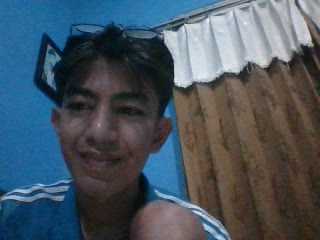
#> input picture frame 23 of output.avi, 320 x 240 px, given in place of the camera
$ jupyter execute tugas_sesi_3_deteksiObjek.ipynb
#> lines starting #> are read from the running program, lines starting #| are printed output that depends on the picture; after the words box and inside, x2 and y2 are one past the last pixel; in counts of white or black regions, pixels touching at a corner belong together
[cell 1]
import cv2

# Memuat classifier Haar Cascade untuk deteksi wajah dan senyuman
face_cascade = cv2.CascadeClassifier(cv2.data.haarcascades + 'haarcascade_frontalface_default.xml')
smile_cascade = cv2.CascadeClassifier(cv2.data.haarcascades + 'haarcascade_smile.xml')
glass_cascade = cv2.CascadeClassifier(cv2.data.haarcascades + 'haarcascade_eye_tree_eyeglasses.xml')
eyes_cascade = cv2.CascadeClassifier(cv2.data.haarcascades + 'haarcascade_eye.xml')


# Menangkap video dari kamera
cap =cv2.VideoCapture(0)

# mengatur ukuran frame
cap.set(cv2.CAP_PROP_FRAME_WIDTH, 320)
cap.set(cv2.CAP_PROP_FRAME_HEIGHT, 240)

# Mendefinisikan prameter output video
fileName = 'output.avi'
imageSize = (320, 240)
frame_per_second = 30.0
fourcc = cv2.VideoWriter_fourcc(*"MJPG")
writer = cv2.VideoWriter(fileName, fourcc, frame_per_second, imageSize)

# Lopping untuk menangkap video
while True:
    ret, frame = cap.read()
#> frame is the input picture: shape (240, 320, 3); mean B, G, R 97.2, 85.7, 72.7
    if not ret:
        break

    # Mengubah frame menajadi gray scale untuk mendeteksi wajah
    gray = cv2.cvtColor(frame, cv2.COLOR_BGR2GRAY)
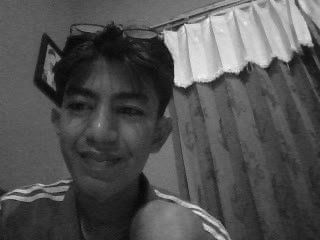
#> gray: shape (240, 320); min 5, max 242, mean 83

    # Mendeksi wajah dalam frame
    faces = face_cascade.detectMultiScale(gray, scaleFactor=1.1, minNeighbors=10)
#> faces = [[37, 57, 132, 132]]
    for(fx, fy, fw, fh) in faces:
        roi_gray = gray[fy:fy + fh, fx:fx+fw]
        roi_color = frame[fy:fy+fh, fx:fx+fw]

        # Mendeteksi senyum pada roi senyum
        smiles = smile_cascade.detectMultiScale(roi_gray, scaleFactor=1.5, minNeighbors=10)
        for(sx, sy, sw, sh) in smiles:
            cv2.rectangle(roi_color, (sx, sy), (sx + sw, sy + sh), (255, 0, 255), 2)
            cv2.putText(roi_color, 'Senyum', (sx, sy - 10), cv2.FONT_HERSHEY_SIMPLEX, 0.5, (255, 0, 255), 2)
#> this loop made 1 pass
#> pass 1, `roi_gray = gray[fy:fy + fh, fx:fx+fw]`:
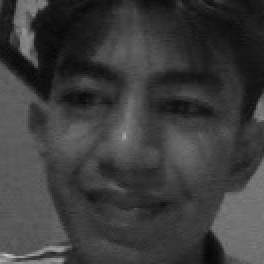
#> roi_gray: shape (132, 132) (shown 2 times larger); min 5, max 195, mean 59.6
#> pass 1, `roi_color = frame[fy:fy+fh, fx:fx+fw]`:
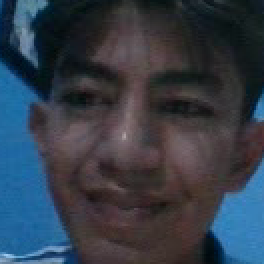
#> roi_color: shape (132, 132, 3) (shown 2 times larger); mean B, G, R 73.2, 61.1, 51.7

    eyes = eyes_cascade.detectMultiScale(gray, scaleFactor=1.1, minNeighbors=10)
#> eyes = [[64, 94, 27, 27]]
    # menggambar persegi
    for(ex, ey, ew, eh) in eyes:
        cv2.rectangle(frame, (ex, ey), (ex + ew, ey + eh), (255, 0, 0), 2)
        cv2.putText(frame, 'Mata', (ex, ey - 10), cv2.FONT_HERSHEY_SIMPLEX, 0.5, (255, 0, 0), 2)
#> this loop made 1 pass
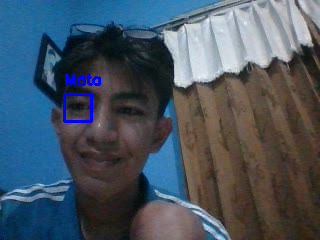
#> frame: shape (240, 320, 3); 0.79% of pixels changed, all inside (x1, y1, x2, y2) = (63, 73, 101, 123)

    # Mendeteksi kacamta
    glass = glass_cascade.detectMultiScale(gray, scaleFactor=1.1, minNeighbors=14)
#> glass = ()
    # membuat persegi panjang
    for(gx, gy, gw, gh) in glass:
        lebar_tambahan = 20
        cv2.rectangle(frame, (gx - lebar_tambahan,  gy), (gx + gw + lebar_tambahan, gy + gh), (255, 0, 0), 2)
        cv2.putText(frame, 'Kacamata Mata', (gx, gy - 10), cv2.FONT_HERSHEY_SIMPLEX, 0.5, (255, 0, 0), 2)
#> this loop made 0 passes

    # Membalik frame sacara horizontal
    img = cv2.flip(frame, 1)
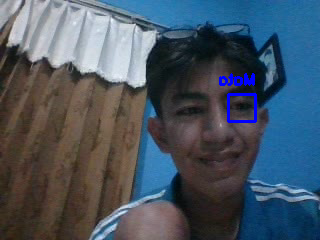
#> img: shape (240, 320, 3); mean B, G, R 98.8, 85.3, 72.3

    # Menyimpan frame ke video
    writer.write(img)

    # Menampilkan frame video dengan deteksi mata
    cv2.imshow('Video Capture', img)

    # jika tombol 'q' di tekan keluar dari loop
    if cv2.waitKey(1) & 0xFF == ord('q'):
#> (key q is pressed here)
        break

cap.release()
writer.release()
cv2.destroyAllWindows()
print("Program Selesai")

$ run again, starting later in the video
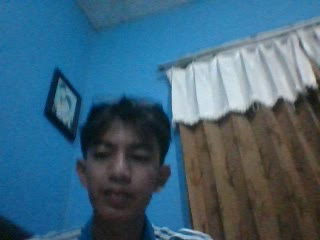
#> input picture frame 106 of output.avi, 320 x 240 px, given in place of the camera
#> frame is the input picture: shape (240, 320, 3); mean B, G, R 121.9, 100.1, 65.1
#> faces = [[71, 116, 99, 99]]
#> the loop `for(fx, fy, fw, fh) in faces:` made 1 pass
#> pass 1, `roi_color = frame[fy:fy+fh, fx:fx+fw]`:
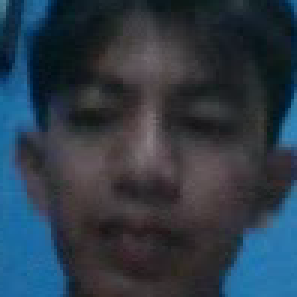
#> roi_color: shape (99, 99, 3) (shown 3 times larger); mean B, G, R 71.2, 58.4, 45
#> eyes = ()
#> `img = cv2.flip(frame, 1)`:
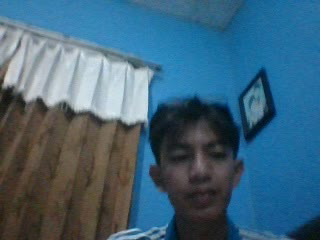
#> img: shape (240, 320, 3); mean B, G, R 121.9, 100.1, 65.1
